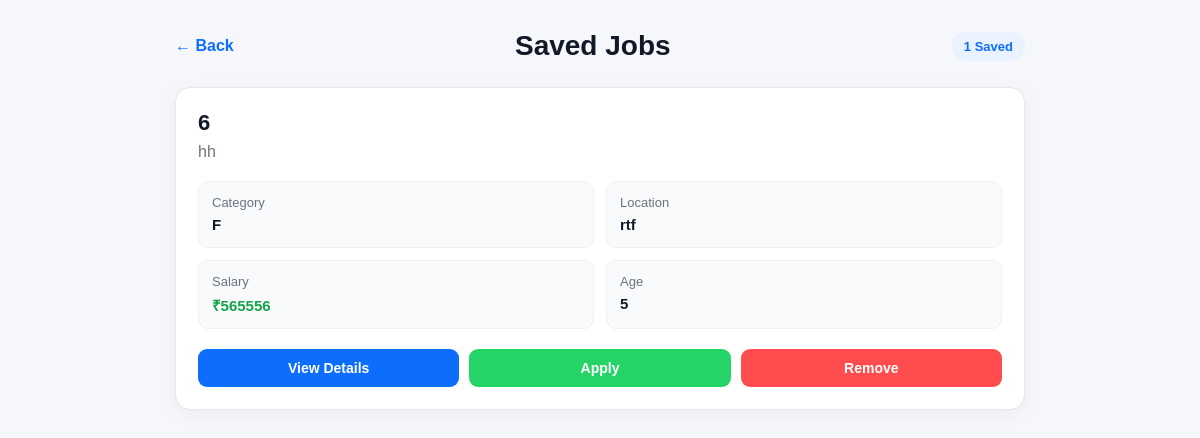
/saved-jobs/ (signed in), run on an earlier commit of the app's database.
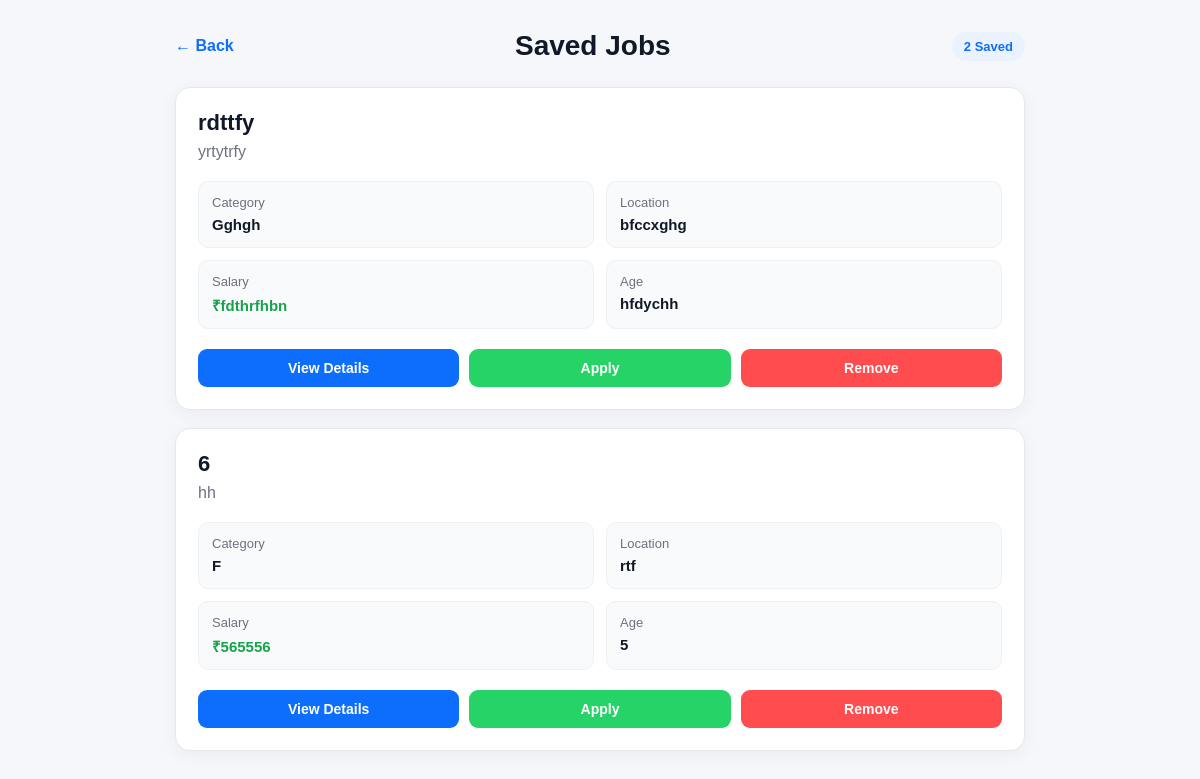
And on a later commit of the database.
### myapp/models.py (models this page shows, shortened)
class SavedJob(models.Model):
    user = models.ForeignKey(
        User,
        on_delete=models.CASCADE,
        related_name="saved_jobs",
    )
    job = models.ForeignKey(
        Job,
        on_delete=models.CASCADE,
        related_name="saved_by",
    )
    class Meta:
        ordering = ["-id"]

class Job(models.Model):
    owner = models.ForeignKey(
        User,
        on_delete=models.CASCADE,
        related_name="jobs",
        null=True,
        blank=True,
    )
    shop_name = models.CharField(
        max_length=150,
    )
    title = models.CharField(
        max_length=150,
    )
    category = models.ForeignKey(
        Category,
        on_delete=models.PROTECT,
        related_name="jobs",
        null=True,
        blank=True,
    )
    experience = models.CharField(
        max_length=100,
        default="Fresher",
    )
    work_time = models.CharField(
        max_length=100,
    )
    gender = models.CharField(max_length=20, blank=True)
    education = models.CharField(max_length=100, blank=True)
    age_limit = models.CharField(
        max_length=50,
        blank=True,
    )
    location = models.CharField(
        max_length=100,
    )
    salary = models.CharField(
        max_length=100,
    )
    phone = models.CharField(
        max_length=15,
        validators=[phone_validator],
    )
    description = models.TextField(
        blank=True,
    )
    is_verified = models.BooleanField(
        default=True,
    )
    owner_name = models.CharField(
        max_length=150,
        blank=True
    )
    shop_photo = models.ImageField(
        upload_to="shop_photos/",
        null=True,
        blank=True
    )
    created_at = models.DateTimeField(
        auto_now_add=True,
    )
    class Meta:
        ordering = ["-created_at"]

class Category(models.Model):
    name = models.CharField(
        max_length=100,
        unique=True,
    )
    class Meta:
        ordering = ["name"]
        verbose_name = "Category"
        verbose_name_plural = "Categories"
    def __str__(self):
        return self.name

### myapp/views.py (the view)
# urls.py: path("saved-jobs/", views.saved_jobs, name="saved_jobs"),
@login_required(login_url="login")
def saved_jobs(request):
    saved = (
        SavedJob.objects
        .filter(
            user=request.user,
            job__is_verified=True,
        )
        .select_related("job", "job__category")
        .order_by("-id")
    )
    return render(
        request,
        "saved.html",
        {
            "saved": saved,
        },
    )

### templates/saved.html (shortened to what this page needs)
{% load static %}
<!DOCTYPE html>
<html lang="en">
<head>
    <link rel="stylesheet" href="{% static 'css/saved_jobs.css' %}">
</head>
<body>
<div class="saved-container">
    <div class="page-header">
        <a href="{% url 'home' %}" class="back-btn">
            ← Back
        </a>
        <h2>Saved Jobs</h2>
        <span class="job-count">
            {{ saved|length }} Saved
        </span>
    </div>
    {% for item in saved %}
    <div class="job-card">
        <div class="job-header">
            <div>
                <h3>{{ item.job.title }}</h3>
                <p class="shop-name">
                    {{ item.job.shop_name }}
                </p>
            </div>
        </div>
        <div class="job-info">
            <div class="info-item">
                <span>Category</span>
                <strong>{{ item.job.category }}</strong>
            </div>
            <div class="info-item">
                <span>Location</span>
                <strong>{{ item.job.location }}</strong>
            </div>
            <div class="info-item">
                <span>Salary</span>
                <strong class="salary">
                    ₹{{ item.job.salary }}
                </strong>
            </div>
            <div class="info-item">
                <span>Age</span>
                <strong>
                    {{ item.job.age_limit|default:"Not specified" }}
                </strong>
            </div>
        </div>
        <div class="job-actions">
            <a
                class="details-btn"
                href="{% url 'job_details' item.job.id %}"
            >
                View Details
            </a>
            <a
                class="apply-btn"
                href="https://wa.me/91{{ item.job.phone|cut:'+91' }}?text={{ 'Hi, I saw your job vacancy on QuickJobs. I am interested.'|urlencode }}"
                target="_blank"
            >
                Apply
            </a>
            <a
                class="remove-btn"
                href="{% url 'remove_saved_job' item.id %}"
                onclick="return confirm('Remove this job from saved jobs?')"
            >
                Remove
            </a>
        </div>
    </div>
    {% endfor %}
</div>
</body>
</html>

What changed in the data, as far as the page shows it:
added SavedJob: job "rdttfy", job.shop_name "yrtytrfy", job.category "Gghgh", job.location "bfccxghg", job.salary "fdthrfhbn", job.age_limit "hfdychh"
Also different on the page:
{{ saved|length }}: "1" → "2"
